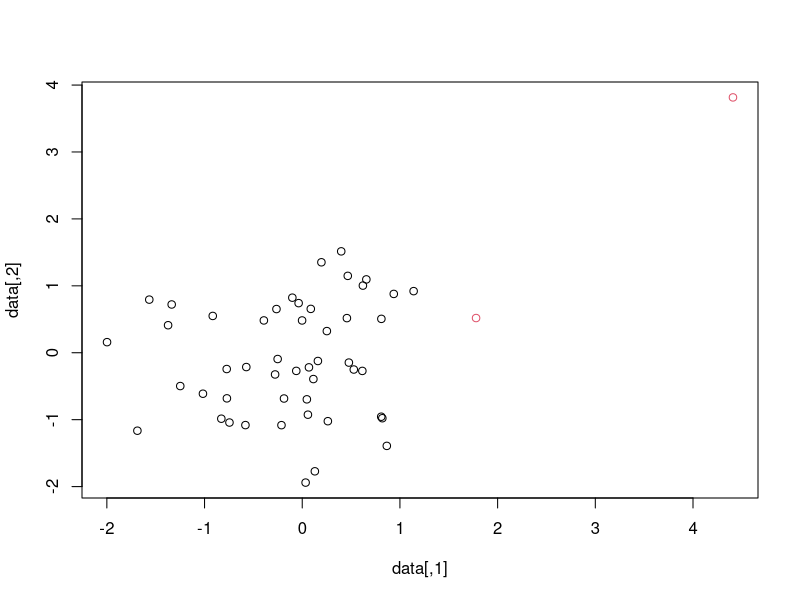

Reproduce this figure in R. (Note: this script raises an error after producing the figure.)
## ---- chunk 1
knitr::opts_chunk$set(echo = TRUE)
## ---- chunk 2
sd.w <- function(x, k) {
  # computes the windsorized standard deviation, called by dqf.outlier
  # Inputs:
  ## k: (integer) number of observations at each extreme to alter
  ## x: (vector) numeric data values
  k <- floor(k)
  if (k == 0) {  #corresponds to non-robust adaptive DQF
    return(sd(x))
  } else {
    x <- sort(x)
    n <- length(x)
    x[1:k] <- x[k]
    x[(n-k+1):n] <- x[n-k+1]
    return(sd(x))
  }
}
## ---- chunk 3
subsamp.dqf <- function(n.obs, subsample) {
  # called by dqf.outlier, computes random subset of pairs
  pairs <- c()
  subsample <- floor(subsample/2)*2
  for (i in 1:n.obs) {
    for (j in (i+1):(i+subsample/2)) {
      pairs <- rbind(pairs, c(i,j*(j <= n.obs) + (j-n.obs)*(j > n.obs)))
    }
  }
  return(pairs)
}
## ---- chunk 4
plot.dqf <- function(dqf,labels=NULL,xlab='',ylab='',main=''){
  x <- seq(.01,1,.01)
  
  n.functions <- length(dqf[,1])
  if(is.null(labels)) labels <- rep(1,n.functions) 
  
  plot(x,dqf[1,],t='l',ylim=c(0,max(dqf)),col=labels[1],xlab=xlab,ylab=ylab,main=main)
  for(i in 2:n.functions){
    lines(x,dqf[i,],col=labels[i])
  }
}
## ---- chunk 5
show <- function(length,s){
  labels <- rep(1,length)
  labels[s] <- 2
  return(labels)
}
## ---- chunk 6
dqf.outlier <- function(data = NULL, gram.mat = NULL, g.scale=2, angle=c(30,45,60), kernel="linear", p1=1, p2=0, n.splits=100, subsample=50, z.scale=TRUE, k.w=3, adaptive=TRUE, G="norm") {
  # kernelized version of depthity
  # 
  # inputs: 
  #   data (matrix or data frame) - a data matrix of explanatory variables
  #   kernel - of form "linear", "rbf" or "poly", or a user defined function 
  #   g.scale (scalar) - scales the base distribution G
  #   angle (numeric vector of length 3)- angles of cone from midline, must live between 0 and 90
  #   p1 - first parameter for kernel
  #   p2 - second parameter for kernel
  #   n.splits (integer) - the number of split points at which the DQF is computed
  #   subsample (integer)- the number of random pairs for each observation
  #   z.scale (logical) - should the data be z-scaled first
  #   k.w (integer) - the number of points altered in the windsorized standard deviation
  #   adaptive - if TRUE, uses windsorized standard deviation to scale base distribution
  #   G - base distribution:   "norm" or "unif"
  ##
  # Output:
  #   angle  - vector of angles used, same as inputted
  #   dqf1, dqf2, dqf3 - matrices of depth quantile functions, rows are observations
  if (G=="norm") {
    param1 <- 0; param2 <- 1 }
  if (G=="unif") {
    param1 <- -1; param2 <- 1 }
  if (is.null(data) & is.null(gram.mat)) 
    stop("Either a data set or Gram matrix must be provided")
  if (min(angle) <= 0 | max(angle) >= 90) 
    stop("Angles must be between 0 and 90")
  if (is.null(data))
    n.obs <- nrow(gram.mat)
  if (is.null(gram.mat))
    n.obs <- nrow(data)
  scram <- sample(n.obs)
  pairs <- subsamp.dqf(n.obs, subsample)
  if (is.null(gram.mat)) {  
    if (z.scale==TRUE)
      data <- apply(data, 2, scale) #z-scale data
    if (is.function(kernel)==TRUE)
      kern <- kernel
    if (kernel == "linear") {
      kern <- function(x,y)
        return(sum(x*y))
    }
    if (kernel == "rbf") {
      kern <- function(x,y)
        return(exp(-sum((x-y)^2)/p1))
    }             
    if (kernel == "poly") {
      kern <- function(x,y)
        return((sum(x*y)+p2)^p1)
    }
    data <- data[scram,]
    gram <- matrix(0,n.obs, n.obs)
    for (i in 1:n.obs) {
      for (j in i:n.obs) {
        gram[i,j] <- kern(data[i,], data[j,])
        gram[j,i] <- gram[i,j]
      }
    }
  } else {
    if (diff(dim(gram.mat))!=0)
      stop("Gram matrix must be square")
    if (isSymmetric(gram.mat) == FALSE)
      stop("Gram matrix must be symmetric")
    gram <- gram.mat
    gram <- gram[scram,]
    gram <- gram[,scram]
  }
  splits <- get(paste("q", G, sep=""))((1:n.splits)/(n.splits+1),param1, param2) * g.scale
  depthity1 <- depthity2 <- depthity3 <- rep(0,length(splits))
  norm.k2 <- error.k <- k.to.mid <- rep(0, n.obs)
  dep1 <- dep2 <- dep3 <- matrix(0, nrow=nrow(pairs), ncol=n.splits)
  qfs1 <- qfs2 <- qfs3 <- matrix(0, nrow=nrow(pairs), ncol=100)
  for (i.subs in 1:nrow(pairs)) {
    i <- pairs[i.subs,1];  j <- pairs[i.subs,2]
    for (k in 1:n.obs) {
      norm.k2[k] <- gram[k,k] + 1/4*(gram[i,i]+gram[j,j]) + 1/2*gram[i,j]-gram[k,i]-gram[k,j]
      k.to.mid[k] <- (gram[k,i]-gram[k,j]+1/2*(gram[j,j]-gram[i,i]))/sqrt(gram[i,i]+gram[j,j]-2*gram[i,j])
      error.k[k] <- sqrt(abs(norm.k2[k] - k.to.mid[k]^2))
    }
    for (c in 1:length(splits)) {
      good <- rep(1, n.obs)
      s <- splits[c] * (sd.w(k.to.mid, k.w)*adaptive + (adaptive==FALSE)) 
      good[k.to.mid/s > 1] <- 0  #points on other side of cone tip removed
      d.to.tip <- abs(k.to.mid - s)
      good1 <- good * (abs(atan(error.k / d.to.tip)) < (angle[1]/360*2*pi))  #points outside of cone removed
      good1 <- good1 * (1 - 2*(sign(k.to.mid)==sign(s)))  #which side of midpoint are they on
      depthity1[c] <- min(c(sum(good1==-1), sum(good1==1)))
      good2 <- good * (abs(atan(error.k / d.to.tip)) < (angle[2]/360*2*pi))  #points outside of cone removed
      good2 <- good2 * (1 - 2*(sign(k.to.mid)==sign(s)))  #which side of midpoint are they on
      depthity2[c] <- min(c(sum(good2==-1), sum(good2==1)))
      good3 <- good * (abs(atan(error.k / d.to.tip)) < (angle[3]/360*2*pi))  #points outside of cone removed
      good3 <- good3 * (1 - 2*(sign(k.to.mid)==sign(s)))  #which side of midpoint are they on
      depthity3[c] <- min(c(sum(good3==-1), sum(good3==1)))
    }
    qfs1[i.subs,] <- quantile(depthity1, seq(0,1,length=100), na.rm=TRUE)
    qfs2[i.subs,] <- quantile(depthity2, seq(0,1,length=100), na.rm=TRUE)
    qfs3[i.subs,] <- quantile(depthity3, seq(0,1,length=100), na.rm=TRUE)
  }
  dqf1 <- dqf2 <- dqf3 <- matrix(0,n.obs, 100)
  for (i in 1:n.obs) {
    dqf1[i,] <- apply(qfs1[which(pairs[,1]==i | pairs[,2]==i),],2,mean, na.rm=TRUE)
    dqf2[i,] <- apply(qfs2[which(pairs[,1]==i | pairs[,2]==i),],2,mean, na.rm=TRUE)
    dqf3[i,] <- apply(qfs3[which(pairs[,1]==i | pairs[,2]==i),],2,mean, na.rm=TRUE)
  }
  dqf1 <- dqf1[order(scram),]  #map back to original indicies
  dqf2 <- dqf2[order(scram),]
  dqf3 <- dqf3[order(scram),]
  
  return(list(angle=angle, dqf1=dqf1, dqf2=dqf2, dqf3=dqf3))
}
## ---- chunk 7
dqf.subset <- function(data = NULL, gram.mat = NULL, g.scale=2, angle=c(45), kernel="linear", p1=1, p2=0, n.splits=100, subsample=50, z.scale=TRUE, k.w=3, adaptive=TRUE, G="norm") {
  # kernelized version of depthity
  # 
  # inputs: 
  #   data (matrix or data frame) - a data matrix of explanatory variables
  #   kernel - of form "linear", "rbf" or "poly", or a user defined function 
  #   g.scale (scalar) - scales the base distribution G
  #   angle (numeric vector of length 3)- angles of cone from midline, must live between 0 and 90
  #   p1 - first parameter for kernel
  #   p2 - second parameter for kernel
  #   n.splits (integer) - the number of split points at which the DQF is computed
  #   subsample (integer)- the number of random pairs for each observation
  #   z.scale (logical) - should the data be z-scaled first
  #   k.w (integer) - the number of points altered in the windsorized standard deviation
  #   adaptive - if TRUE, uses windsorized standard deviation to scale base distribution
  #   G - base distribution:   "norm" or "unif"
  ##
  # Output:
  #   angle  - vector of angles used, same as inputted
  #   dqf1, dqf2, dqf3 - matrices of depth quantile functions, rows are observations
  if (G=="norm") {
    param1 <- 0; param2 <- 1 }
  if (G=="unif") {
    param1 <- -1; param2 <- 1 }
  if (is.null(data) & is.null(gram.mat)) 
    stop("Either a data set or Gram matrix must be provided")
  if (min(angle) <= 0 | max(angle) >= 90) 
    stop("Angles must be between 0 and 90")
  if (is.null(data))
    n.obs <- nrow(gram.mat)
  if (is.null(gram.mat))
    n.obs <- nrow(data)
  
  
  #scram <- sample(n.obs)
  #unscram <- c()
  #for(i in 1:length(scram)){
  #  unscram <- c(unscram,which(scram==i))
  #}
  
  pairs <- subsamp.dqf(n.obs, subsample)
  if (is.null(gram.mat)) {  
    if (z.scale==TRUE)
      data <- apply(data, 2, scale) #z-scale data
    if (is.function(kernel)==TRUE)
      kern <- kernel
    if (kernel == "linear") {
      kern <- function(x,y)
        return(sum(x*y))
    }
    if (kernel == "rbf") {
      kern <- function(x,y)
        return(exp(-sum((x-y)^2)/p1))
    }             
    if (kernel == "poly") {
      kern <- function(x,y)
        return((sum(x*y)+p2)^p1)
    }
    #data <- data[scram,]
    gram <- matrix(0,n.obs, n.obs)
    for (i in 1:n.obs) {
      for (j in i:n.obs) {
        gram[i,j] <- kern(data[i,], data[j,])
        gram[j,i] <- gram[i,j]
      }
    }
  } else {
    if (diff(dim(gram.mat))!=0)
      stop("Gram matrix must be square")
    if (isSymmetric(gram.mat) == FALSE)
      stop("Gram matrix must be symmetric")
    gram <- gram.mat
    #gram <- gram[scram,]
    #gram <- gram[,scram]
  }
  splits <- get(paste("q", G, sep=""))((1:n.splits)/(n.splits+1),param1, param2) * g.scale
  depthity1 <- rep(0,length(splits))
  norm.k2 <- error.k <- k.to.mid <- rep(0, n.obs)
  dep1 <- matrix(0, nrow=nrow(pairs), ncol=n.splits)
  qfs1 <- matrix(0, nrow=nrow(pairs), ncol=100)
  
  ret.pairs <- matrix(0,nrow=nrow(pairs),ncol=2)
  k.to.mids <- matrix(ncol = n.obs, nrow = nrow(pairs))
  
  ret.gs <- matrix(ncol = n.obs, nrow = n.splits)  # skeleton for goods data.frame
  ret.goods <- list()
  
  # pairs.goods <- list(pairs=list(c(0,0)),goods=list(data.frame(matrix(ncol = n.obs, nrow = 100)))) # create list of pairs and their corresponding 100 (num.splits) good vectors
  
  for (i.subs in 1:nrow(pairs)) {
    i <- pairs[i.subs,1];  j <- pairs[i.subs,2]
    
    # pairs.goods$pairs <- append(pairs.goods$pairs,list(c(scram[i],scram[j]))) # record pairs of points (original indices)
    
    #ret.pairs[i.subs,] <- c(scram[i],scram[j])
    ret.pairs[i.subs,] <- c(i,j)
    
    for (k in 1:n.obs) {
      norm.k2[k] <- gram[k,k] + 1/4*(gram[i,i]+gram[j,j]) + 1/2*gram[i,j]-gram[k,i]-gram[k,j]
      k.to.mid[k] <- (gram[k,i]-gram[k,j]+1/2*(gram[j,j]-gram[i,i]))/sqrt(gram[i,i]+gram[j,j]-2*gram[i,j]) # return this
      error.k[k] <- sqrt(abs(norm.k2[k] - k.to.mid[k]^2))
    }
    
    k.to.mids[i.subs,] <- k.to.mid
    
    for (c in 1:length(splits)) {
      good <- rep(1, n.obs)
      s <- splits[c] * (sd.w(k.to.mid, k.w)*adaptive + (adaptive==FALSE)) 
      good[k.to.mid/s > 1] <- 0  #points on other side of cone tip removed
      d.to.tip <- abs(k.to.mid - s)
      good1 <- good * (abs(atan(error.k / d.to.tip)) < (angle[1]/360*2*pi))  #points outside of cone removed
      good1 <- good1 * (1 - 2*(sign(k.to.mid)==sign(s)))  #which side of midpoint are they on
      ret.gs[c,] <- good1
      depthity1[c] <- min(c(sum(good1==-1), sum(good1==1)))
    }
    ret.goods[[i.subs]] <- ret.gs
    qfs1[i.subs,] <- quantile(depthity1, seq(0,1,length=100), na.rm=TRUE)
  }
  dqf1 <- matrix(0,n.obs, 100)
  for (i in 1:n.obs) {
    dqf1[i,] <- apply(qfs1[which(pairs[,1]==i | pairs[,2]==i),],2,mean, na.rm=TRUE)
  }
  
  # reorder
  # dqf1 <- dqf1[unscram,]  #map back to original indicies
  
  return(list(dqf1=dqf1,ret.pairs=ret.pairs,ret.goods=ret.goods,k.to.mids=k.to.mids))
}
## ---- chunk 8
extract.dqf <- function(dqf,subset){
  n.subset <- length(subset)
  depthity1 <- rep(0,100)
  
  indices <- which(dqf$ret.pairs[,1] %in% subset & dqf$ret.pairs[,2] %in% subset)
  pairs <- dqf$ret.pairs[indices,]
  
  qfs1 <- matrix(0, nrow=length(indices), ncol=100)
  
  qfs.count <- 1
  for(j in indices){
    gs <- dqf$ret.goods[[j]][,subset]
    for(i in 1:nrow(gs)){
      g <- gs[i,]
      depthity1[i] <- min(c(sum(g==-1), sum(g==1)))
    }
    qfs1[qfs.count,] <- quantile(depthity1, seq(0,1,length=100), na.rm=TRUE)
    qfs.count <- qfs.count+1
  }
  
  dqf1 <- matrix(0,n.subset, 100)
  for (i in 1:n.subset) {
    dqf1[i,] <- apply(qfs1[which(pairs[,1]==i | pairs[,2]==i),],2,mean,na.rm=TRUE)
  }
  
  return(dqf1)
}
## ---- chunk 9
extract.depths <- function(dqf,subset){
  n.subset <- length(subset)
  depthity1 <- rep(0,100)
  
  indices <- which(dqf$ret.pairs[,1] %in% subset & dqf$ret.pairs[,2] %in% subset)
  subset.pairs <- dqf$ret.pairs[indices,]
  
  depths <- matrix(0, nrow=length(indices), ncol=100)
  
  depths.count <- 1
  for(j in indices){
    gs <- dqf$ret.goods[[j]][,subset]
    for(i in 1:nrow(gs)){
      g <- gs[i,]
      depthity1[i] <- min(c(sum(g==-1), sum(g==1)))
    }
    depths[depths.count,] <- depthity1
    depths.count <- depths.count+1
  }
  
  return(list(depths=depths,subset.pairs=subset.pairs))
}
## ---- chunk 10
calculate.qfs <- function(depths,k2mid,splits){
  qfs <- matrix(0,nrow=nrow(depths),ncol=length(splits))
  
  for(i in 1:nrow(depths)){
    qf <- rep(0,100)
    print("here")
    print(i)
    print(nrow(depths))
    d <- depths[i,]
    # print(depths)
    k.sd <- sd.w(k2mid[i,],3)
    
    q.prev <- 1
    min.s <- 1; max.s <- -1
    for(j in 0:max(d)){
      s <- splits[which(d==j)]
      min.s <- min(c(s,min.s)); max.s <- max(c(s,max.s))
      q <- ceiling((pnorm(max.s,sd=k.sd)-pnorm(min.s,sd=k.sd))*100)
      
      if(q>q.prev & q <= 100){
        qf[q.prev:q] <- j
        q.prev <- q+1
      }
      
    }
    qfs[i,] <- qf
    
  }
  return(qfs)
}
## ---- chunk 11
calculate.dqfs <- function(qfs,pairs,subset,n.obs){
  dqfs <- matrix(0,n.obs, 100)
  for (i in 1:n.obs) {
    dqfs[i,] <- apply(qfs[which(pairs[,1]==i | pairs[,2]==i),],2,mean, na.rm=TRUE)
  }
  return(dqfs[subset,])
}
## ---- chunk 12
row.col <- function(dataframe,index){
  n.row <- nrow(dataframe); n.col <- ncol(dataframe)
  
  row <- index%%n.row
  if(row==0){ row <- n.row; col <- index/n.row}
  else{ col <- ceiling(index/n.row) }
  
  return(list(row=row,col=col))
  
}
## ---- chunk 13
initial.cluster <- function(data,n.clusters){
  n.obs <- nrow(data)
  distance_mat <- dist(data, method = 'euclidean')
  Hierar_cl <- hclust(distance_mat, method = "single")
  clusters <- cutree(Hierar_cl, k = n.clusters)
  
  # calculate minimum distance between clusters

  dist.mat <- as.matrix(distance_mat)
  clus.indices <- list()
  for(i in 1:n.clusters){
    clus.indices[[i]] <- which(clusters==i)
  }

# calculate min distance from cluster i to j by:
  # calculate min of distances between point i_1 to point js
    # calculate min of those
  
  inter.dists <- matrix(0,nrow=n.clusters,ncol=n.clusters) # distance between closest points of clusters
  closest.pts <- matrix(0,nrow=n.clusters,ncol=n.clusters) # M(i,j) is index of closest point in cluster j to cluster i
  for(i in 1:n.clusters){
    for(j in i:n.clusters){
      if(i==j){inter.dists[i,j] <- Inf}
      else{
        inter.dists[i,j] <- inter.dists[j,i] <- min(dist.mat[clus.indices[[i]],clus.indices[[j]]])
        
        min.index <- which(dist.mat==inter.dists[i,j])[1]
        rc <- row.col(dist.mat,min.index)
        row <- rc$row; col <- rc$col
        
        if(row %in% clus.indices[[i]]){ closest.pts[j,i] <- row; closest.pts[i,j] <- col }
        else{ closest.pts[i,j] <- row; closest.pts[j,i] <- col }
        
        }
    }
  }
  
  return(list(clusters=clusters,inter.dists=inter.dists,closest.pts=closest.pts))
}
## ---- chunk 14
combine.clusters <- function(combined.clusters,c1,c2){
  combined.clusters[[c1]] <- sort(c(combined.clusters[[c1]],combined.clusters[[c2]]))
  for(c in combined.clusters[[c1]]) combined.clusters[[c]] <- combined.clusters[[c1]]
  return(combined.clusters)
}
## ---- chunk 15
all.indices <- function(clusters, cluster.group){
  # to ensure function works with both single and vector cluster.group inputs
  v <- c()
  v <- c(v, cluster.group)
  
  indices <- c()
  for(c in v) indices <- c(indices,which(clusters == c))
  
  return(indices)
}
## ---- chunk 16
closest.pt.clusters <- function(inter.dists, cg1, cg2){
  n.cg1 <- length(c(cg1))
  n.cg2 <- length(c(cg2))
  min.index <- which.min(inter.dists[cg1,cg2])
  
  rc <- row.col(inter.dists,min.index)
  row <- rc$row; col <- rc$col
  c1 <- cg1[row]; c2 <- cg2[col]
  
  return(list(c1=c1,c2=c2))
                        
}
## ---- chunk 17
interact <- function(){
  str=""
  while(str != "exit"){
    print("input below")
    str = readline()
    print(str)
    plot(seq(0,1,.01),seq(0,1,.01))
  }
}
## ---- chunk 18
library(glue)
## ---- chunk 19
combine.prompt <- function(row,col,inter.dists,combined.clusters){
  yes <- '"Yes"'; no <- '"No"'; pp <- '"Postpone"'
  print(glue('Clusters {cluster.string(combined.clusters[[row]])} and {cluster.string(combined.clusters[[col]])} are the closest by Euclidean distance (dist = {inter.dists[row,col]}).'))
    print(glue('Type "{as.character(combined.clusters[[row]][1])}" for dqfs of points in cluster "{cluster.string(combined.clusters[[row]])}" and closest point from cluster "{cluster.string(combined.clusters[[col]])}".'))
    print(glue('Type "{as.character(combined.clusters[[col]][1])}" for dqfs of points in cluster "{cluster.string(combined.clusters[[col]])}" and closest point from cluster "{cluster.string(combined.clusters[[row]])}".'))
    print(glue('Enter {yes} to combine clusters {cluster.string(combined.clusters[[row]])} and {cluster.string(combined.clusters[[col]])}?'))
    print(glue('Enter {no} to move on to next clusters.'))
    print(glue('Enter {pp} to consider combining these clusters later.'))
}
## ---- chunk 20
cluster.string <- function(cluster){
  
  ret <- '{'
  
  for(i in 1:length(cluster)){
    if(i==length(cluster)){ret <- paste(ret,as.character(cluster[i]),sep='')}
    else{ret <- paste(ret, as.character(cluster[i]),' ',sep='')}
  }
  
  ret <- paste(ret,'}',sep='')
  
  return(ret)
}
## ---- chunk 21
dqf.clustering <- function(data = NULL,n.clusters=20, gram.mat = NULL, g.scale=2, angle=c(45), kernel="linear", p1=1, p2=0, n.splits=100, subsample=50, z.scale=TRUE, k.w=3, adaptive=TRUE, G="norm"){
  
  data <- scale(data)
  
  # set n.obs - to number of observations
  if (is.null(data)) n.obs <- nrow(gram.mat)
  if (is.null(gram.mat)) n.obs <- nrow(data)
  
  subsample <- n.obs # calculate all sub-samples
  
  # initial clustering
  ic <- initial.cluster(data,n.clusters)
  clusters <- ic$clusters
  inter.dists <- ic$inter.dists
  closest.pts <- ic$closest.pts
  
  combined.clusters <- list()
  for(i in 1:n.clusters) combined.clusters[[i]] <- c(i)
  
  # calculate dqf.subset
  print("Calculating `dqf.subset`...")
  dqf.s <- dqf.subset(data = data, gram.mat = gram.mat, g.scale=g.scale, angle=c(45), kernel=kernel, p1=p1, p2=p2, n.splits=n.splits, subsample=subsample, z.scale=z.scale, k.w=k.w, adaptive=adaptive, G=G)
  print("`dqf.subset` calculations complete.")
  
  print("We will now begin combining clusters.")
  print("You may type exit at any time and the function will return `dqf.subset` and currents clusters.")
  print("Press Enter to continue")
  s = readline()
  while(s != 'exit'){
    
    mi <- which.min(inter.dists) # mi is short for min.index
    rc <- row.col(inter.dists,mi)
    row <- rc$row; col <- rc$col
    
    # Prepare dqfs
    cpc <- closest.pt.clusters(inter.dists,combined.clusters[[row]],combined.clusters[[col]])
    pt2.index <- closest.pts[cpc$c1,cpc$c2] # index of closest point in cluster group 2 to cg1
    pt1.index <- closest.pts[cpc$c2,cpc$c1] # index of closest point in cluster group 1 to cg2
    
    subset1 <- c(all.indices(clusters,combined.clusters[[row]]),pt2.index)
    ed1 <- extract.depths(dqf.s,subset1)
    depths1 <- ed1$depths; subset1.pairs <- ed1$subset.pairs
    qfs1 <- calculate.qfs(depths=depths1,dqf.s$k.to.mids,dqf.s$splits)
    dqfs1 <- calculate.dqfs(qfs1,subset1.pairs,subset1,n.obs)
    labels1 <- rep(1,length(subset1)); labels1[which(subset1==pt2.index)] <- 2
    
    subset2 <- c(all.indices(clusters,combined.clusters[[col]]),pt1.index)
    ed2 <- extract.depths(dqf.s,subset2)
    depths2 <- ed2$depths; subset2.pairs <- ed2$subset.pairs
    qfs2 <- calculate.qfs(depths=depths2,dqf.s$k.to.mids,dqf.s$splits)
    dqfs2 <- calculate.dqfs(qfs2,subset2.pairs,subset2,n.obs)
    labels2 <- rep(1,length(subset2)); labels2[which(subset2==pt1.index)] <- 2
    
    combine.prompt(row,col,inter.dists,combined.clusters)
    
    move.on <- FALSE
    s <- readline()
    while(!move.on){
      if(s == "Yes"){
        print(glue("Clusters {cluster.string(combined.clusters[[row]])} and {cluster.string(combined.clusters[[col]])} were combined."))
        combined.clusters <- combine.clusters(combined.clusters,row,col)
        inter.dists[combined.clusters[[row]],combined.clusters[[col]]] <- Inf # don't need to consider combining them anymore
        move.on <- TRUE
      }else if(s == "No"){
        print("Are you sure? If yes, combinning clusters {cluster.string(combined.clusters[[row]])} and {cluster.string(combined.clusters[[col]])} will not be revisited.")
        s <- readline()
      }else if(s == "Later"){
        print("later")
        s <- readline()
      }else if(s == row){
        plot.dqf(dqfs1,labels1)
        combine.prompt()
        s <- readline()
      }else if(s == col){
        plot.dqf(dqfs2,labels2)
        combine.prompt()
        s <- readline()
      }
    }
    
    
    
  }
  
}
## ---- chunk 22
set.seed(47)
data <- cbind(rnorm(50,0,1),rnorm(50,0,1))
data <- rbind(data,c(5,5))
data <- scale(data)
test.dqf <- dqf.subset(data)
## ---- chunk 23
n.obs <- nrow(data)
n.clusters <- 3
subsample <- n.obs # calculate all sub-samples

# initial clustering
ic <- initial.cluster(data,n.clusters)
clusters <- ic$clusters
inter.dists <- ic$inter.dists
closest.pts <- ic$closest.pts
## ---- chunk 24
closest.pts
inter.dists
## ---- chunk 25
l <- rep(1,nrow(data)); l[c(1,51)] <- 2
plot(data,col=l)
## ---- chunk 26
test.interact <- function(){
  print("We will now begin combining clusters.")
  print("You may type 'exit' at any time and the function will return `dqf.subset` and currents clusters.")
  s = readline()
  while(s != 'exit'){
    print("We will now begin combining clusters.")
    print("You may type 'exit' at any time and the function will return `dqf.subset` and currents clusters.")
    s = readline()
  }
}
## ---- chunk 27
clus <- c(1,1,1,1,2,2,2,2,3,3,3,3)

## ---- chunk 28
ongoingtest.interact()
## ---- chunk 29
set.seed(470)
x <- seq(-20,20,.1)
x1 <- x+20
y1 <- (x-2)^2 + rnorm(length(x),0,30)
y2 <- -(x+2)^2 + 550 + rnorm(length(x),0,30)
data1 <- cbind(x,y1)
data2 <- cbind(x1,y2)
m.data <- rbind(data1,data2)
m.data <- scale(m.data)
m.labels <- c(rep(2,length(data1[,1])),rep(3,length(data2[,1])))

dist.mat <- as.matrix(dist(m.data))

ic <- initial.cluster(m.data,20)
clusters <- ic$clusters
inter.d <- ic$inter.dists
closest.pts <- ic$closest.pts

# plot(m.data,col=clusters)

mi <- which.min(inter.d)
rc <- row.col(inter.d,mi)
row <- rc$row; col <- rc$col
closest.pts[row,col] %in% which(clusters==row) #false
closest.pts[row,col] %in% which(clusters==col) #true
inter.d[row,col]
dist.mat[closest.pts[row,col],closest.pts[col,row]]

print("-------")

closest.pts[10,1] %in% which(clusters==1)
closest.pts[1,10] %in% which(clusters==1)
dist.mat[closest.pts[10,1],closest.pts[1,10]]
inter.d[1,10]
inter.d[10,1]
dm <- data.frame(dist.mat)
print("-----")
min(dm[which(clusters==1),which(clusters==2)])
min(dm[which(clusters==2),which(clusters==1)])
inter.d[1,2]
dist.mat[closest.pts[2,1],closest.pts[1,2]]
## ---- chunk 30
n.obs <- nrow(m.data)
mi <- which(dm==min(dm[which(clusters==1),which(clusters==2)]))[1]+n.obs
row <- floor(mi/n.obs)
col <- mi-row*n.obs
row
col
dm[row,col]
which(dm==inter.d[1,2])
## ---- chunk 31
n.obs <- nrow(m.data)
mi <- which(dm==min(dm[which(clusters==1),which(clusters==2)]))[1]+n.obs
row <- floor(mi/n.obs)
col <- mi-row*n.obs
row
col
dm[row,col]
## ---- chunk 32
n.clusters <- 20
combined.clusters <- list()
for(i in 1:n.clusters) combined.clusters[[i]] <- c(i)
combined.clusters <- combine.clusters(combined.clusters,2,6)
combined.clusters <- combine.clusters(combined.clusters,2,3)
combined.clusters <- combine.clusters(combined.clusters,3,8)
combined.clusters <- combine.clusters(combined.clusters,9,10)
combined.clusters <- combine.clusters(combined.clusters,8,10)
combined.clusters <- combine.clusters(combined.clusters,4,7)
row <- 2; col <- 7
print(glue("Clusters {cluster.string(combined.clusters[[row]])} and {cluster.string(combined.clusters[[col]])} were combined."))
combined.clusters[[col]]
## ---- chunk 33
cluster.string(combined.clusters[[row]])
## ---- chunk 34
cg1 <- c(1,2)
cg2 <- c(3,4)

n.cg1 <- length(c(cg1))
n.cg2 <- length(c(cg2))
mi <- which.min(inter.d[cg1,cg2])+n.cg1

row <- floor(mi/n.cg1); col <- mi-row*n.cg2
c1 <- cg1[row]; c2 <- cg2[col]
c1
c2
## ---- chunk 35
d <- data.frame(matrix(1:(6*9),nrow=6,ncol=9))
n.row <- nrow(d); n.col <- ncol(d)
mi <- 29
rc <- row.col(d,mi)
row <- rc$row; col <- rc$col
d[row,col]
## ---- chunk 36
which(d==12)
